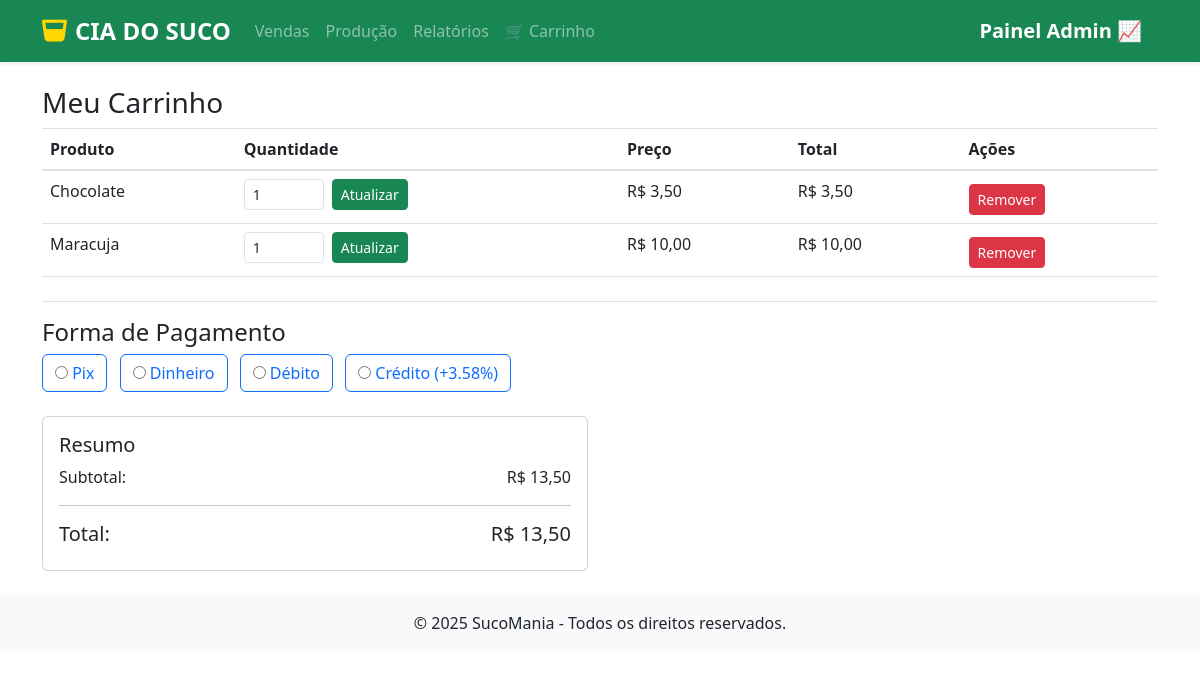
Page /carrinho/ (signed in) on the earlier database version.
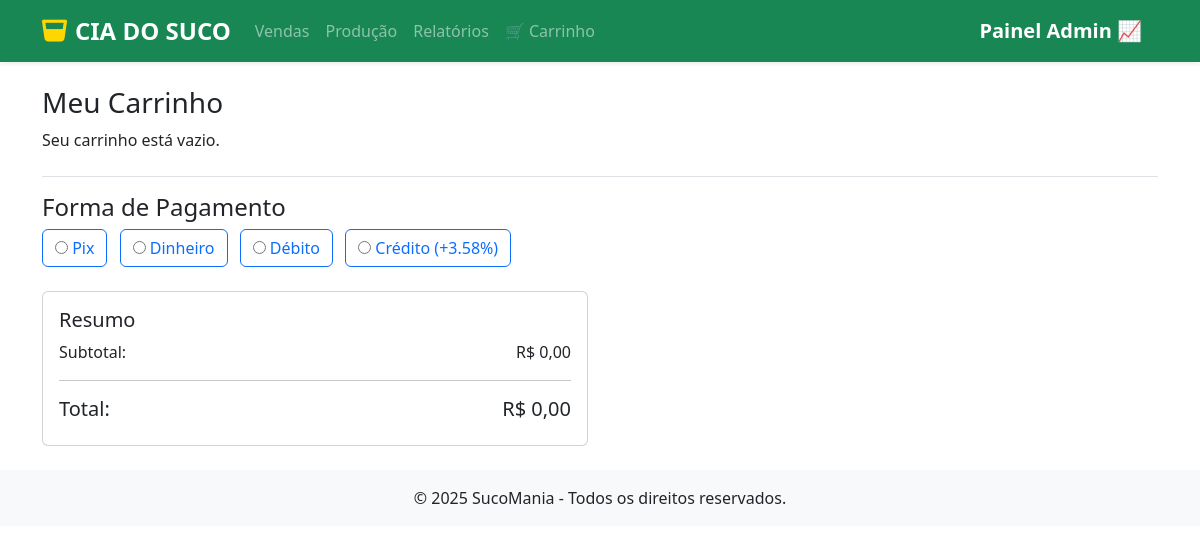
Same page on the later database version.
### sucos/models.py (models this page shows, shortened)
class Product(models.Model):
    title = models.CharField(max_length= 100, verbose_name='Titutlo')
    ingredient  = models.ForeignKey('Ingredient', on_delete=models.PROTECT,related_name='products', verbose_name='Ingrediente')
    quantity = models.PositiveBigIntegerField(default=0, verbose_name='Quantidade em Estoque')
    category = models.ForeignKey(Category, on_delete= models.PROTECT, related_name='products', verbose_name='Categoria')
    price = models.DecimalField(max_digits=10, decimal_places=2, verbose_name='Preço')
    is_active = models.BooleanField(default=True, verbose_name='Ativo')
    description = models.TextField(null=True, blank=True, verbose_name='Descrição')
    created_at = models.DateTimeField(auto_now_add=True, verbose_name='Criado em')
    updated_at = models.DateTimeField(auto_now=True, verbose_name='Atualizado em')
    class Meta:
        ordering = ['title']
        verbose_name = 'Produto'

### sucos/views.py (the view)
# urls.py: path('carrinho/',ver_carrinho, name='ver_carrinho'),
def ver_carrinho(request):
    cart, created = Cart.objects.get_or_create(user=request.user, finalizado=False)
    itens_queryset = cart.items.select_related('product')
    itens = []
    total = 0
    for item in itens_queryset:
        subtotal = item.product.price * item.quantity
        total += subtotal
        itens.append({
            'id': item.id,
            'product': item.product,
            'quantity': item.quantity,
            'subtotal': subtotal
        })
    return render(request, 'ver_carrinho.html', {'cart': cart, 'itens': itens, 'total': total})

### sucos/templates/ver_carrinho.html (shortened to what the changed rows need)
{% extends 'venda.html' %}
{% block conteudo %}
<div class="container my-4">
    <h3>Meu Carrinho</h3>
    {% if itens %}
        <table class="table">
            <thead>
                <tr>
                    <th>Produto</th>
                    <th>Quantidade</th>
                    <th>Preço</th>
                    <th>Total</th>
                    <th>Ações</th>
                </tr>
            </thead>
            <tbody>
                {% for item in itens %}
                <tr>
                    <td>{{ item.product.title }}</td>
                    <td>
                        <form method="post" action="{% url 'atualizar_carrinho' item.id %}" class="d-flex align-items-center">
                            <input
                                type="number"
                                name="quantidade"
                                value="{{ item.quantity }}"
                                min="1"
                                class="form-control form-control-sm me-2"
                                style="width: 80px;"
                            >
                            <button type="submit" class="btn btn-success btn-sm">Atualizar</button>
                        </form>
                    </td>
                    <td>R$ {{ item.product.price }}</td>
                    <td>R$ {{ item.subtotal|floatformat:2 }}</td>
                    <td>
                        <form method="post" action="{% url 'remover_do_carrinho' item.id %}" style="margin-top: 5px;">
                            <button class="btn btn-danger btn-sm">Remover</button>
                        </form>
                    </td>
                </tr>
                {% endfor %}
            </tbody>
        </table>
    {% else %}
        <p>Seu carrinho está vazio.</p>
    {% endif %}
</div>
<div class="container my-4">
    <div class="border-top pt-3">
        <div class="row">
            <div class="col-md-6">
                <div class="card">
                    <div class="card-body">
                        <p>Subtotal: <span class="float-end">R$ {{ total|floatformat:2 }}</span></p>
                        <h5>Total: <span class="float-end" id="total-final">R$ {{ total|floatformat:2 }}</span></h5>
                    </div>
                </div>
            </div>
        </div>
    </div>
</div>
{% endblock %}

Differences in the rows shown:
no longer on this page (row edited): Product: product "Chocolate", quantidade "1", product.price "3,50", subtotal "3,50"
no longer on this page (row edited): Product: product "Maracuja", quantidade "1", product.price "10,00", subtotal "10,00"
Other differences:
{{ total|floatformat:2 }}: "13,50" → "0,00"
text no longer shown: "Produto Quantidade Preço Total Ações"
text now shown: "Seu carrinho está vazio."
